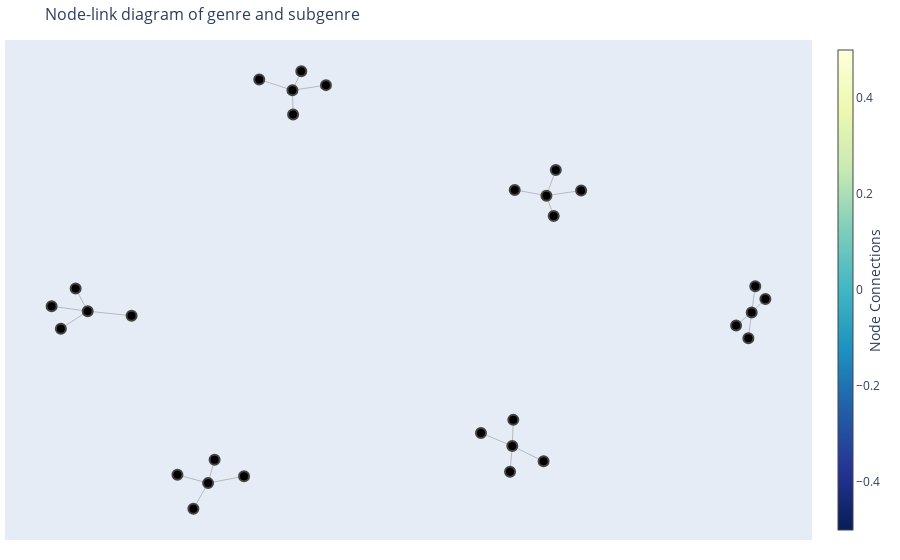

The cell this chart's notebook holds for it:
### Code cell
edge_x = []
edge_y = []
for edge in H.edges():
    x0, y0 = H.nodes[edge[0]]['pos']
    x1, y1 = H.nodes[edge[1]]['pos']
    edge_x.append(x0)
    edge_x.append(x1)
    edge_x.append(None)
    edge_y.append(y0)
    edge_y.append(y1)
    edge_y.append(None)

edge_trace = go.Scatter(
    x=edge_x, y=edge_y,
    line=dict(width=0.5, color='#888'),
    hoverinfo='none',
    mode='lines')

node_x = []
node_y = []
for node in H.nodes():
    x, y = H.nodes[node]['pos']
    node_x.append(x)
    node_y.append(y)

node_trace = go.Scatter(
    x=node_x, y=node_y,
    mode='markers',
    hoverinfo='text',
    marker=dict(
        colorscale='YlGnBu',
        reversescale=True,
        color=[],
        size=10,
        colorbar=dict(
            thickness=15,
            title='Node Connections',
            xanchor='left',
            titleside='right'
        ),
        line_width=2))

fig = go.Figure(data=[edge_trace, node_trace],
layout=go.Layout(
title='Node-link diagram of genre and subgenre',
titlefont_size=16,
showlegend=False,
hovermode='closest',
margin=dict(b=20,l=5,r=5,t=40),
annotations=[ dict(
    text="",
    showarrow=False,
    xref="paper", yref="paper",
    x=0.005, y=-0.002 ) ],
xaxis=dict(showgrid=False, zeroline=False, showticklabels=False),
yaxis=dict(showgrid=False, zeroline=False, showticklabels=False))
)

fig.show()

### Figure 1 — Plotly figure (JSON) as saved in the notebook; plotly's stock layout.template omitted (floating-point values rounded to 4 significant figures)
{"data": [{"hoverinfo": "none", "line": {"color": "#888", "width": 0.5}, "mode": "lines", "type": "scatter", "x": [0.3082, 0.3021, null, 0.3082, 0.3109, null, 0.3082, 0.3938, null, 0.3082, 0.2226, null, -0.8523, -0.9256, null, -0.8523, -0.7323, null, -0.8523, -0.9509, null, -0.8523, -0.8852, null, -0.2926, -0.201, null, -0.2926, -0.2908, null, -0.2926, -0.3834, null, -0.2926, -0.2685, null, 0.9625, 0.9723, null, 0.9625, 0.9535, null, 0.9625, 1.0, null, 0.9625, 0.9199, null, -0.5232, -0.5634, null, -0.5232, -0.5055, null, -0.5232, -0.607, null, -0.5232, -0.4249, null, 0.4015, 0.4271, null, 0.4015, 0.4963, null, 0.4015, 0.3148, null, 0.4015, 0.4214, null], "y": [-0.5728, -0.6778, null, -0.5728, -0.4667, null, -0.5728, -0.6353, null, -0.5728, -0.5198, null, -0.0252, -0.09641, null, -0.0252, -0.04358, null, -0.0252, -0.005447, null, -0.0252, 0.06655, null, 0.872, 0.893, null, 0.872, 0.7738, null, 0.872, 0.9162, null, 0.872, 0.9494, null, -0.03023, 0.07584, null, -0.03023, -0.1348, null, -0.03023, 0.02414, null, -0.03023, -0.08326, null, -0.7236, -0.8278, null, -0.7236, -0.6283, null, -0.7236, -0.6899, null, -0.7236, -0.6957, null, 0.444, 0.5483, null, 0.444, 0.465, null, 0.444, 0.4674, null, 0.444, 0.361, null]}, {"hoverinfo": "text", "marker": {"color": [], "colorbar": {"thickness": 15, "title": {"side": "right", "text": "Node Connections"}, "xanchor": "left"}, "colorscale": [[0, "rgb(255,255,217)"], [0.125, "rgb(237,248,177)"], [0.25, "rgb(199,233,180)"], [0.375, "rgb(127,205,187)"], [0.5, "rgb(65,182,196)"], [0.625, "rgb(29,145,192)"], [0.75, "rgb(34,94,168)"], [0.875, "rgb(37,52,148)"], [1, "rgb(8,29,88)"]], "line": {"width": 2}, "reversescale": true, "size": 10}, "mode": "markers", "type": "scatter", "x": [0.3082, 0.3021, 0.3109, 0.3938, 0.2226, -0.8523, -0.9256, -0.7323, -0.9509, -0.8852, -0.2926, -0.201, -0.2908, -0.3834, -0.2685, 0.9625, 0.9723, 0.9535, 1.0, 0.9199, -0.5232, -0.5634, -0.5055, -0.607, -0.4249, 0.4015, 0.4271, 0.4963, 0.3148, 0.4214], "y": [-0.5728, -0.6778, -0.4667, -0.6353, -0.5198, -0.0252, -0.09641, -0.04358, -0.005447, 0.06655, 0.872, 0.893, 0.7738, 0.9162, 0.9494, -0.03023, 0.07584, -0.1348, 0.02414, -0.08326, -0.7236, -0.8278, -0.6283, -0.6899, -0.6957, 0.444, 0.5483, 0.465, 0.4674, 0.361]}], "layout": {"annotations": [{"showarrow": false, "text": "", "x": 0.005, "xref": "paper", "y": -0.002, "yref": "paper"}], "hovermode": "closest", "margin": {"b": 20, "l": 5, "r": 5, "t": 40}, "showlegend": false, "title": {"font": {"size": 16}, "text": "Node-link diagram of genre and subgenre"}, "xaxis": {"showgrid": false, "showticklabels": false, "zeroline": false}, "yaxis": {"showgrid": false, "showticklabels": false, "zeroline": false}}}
